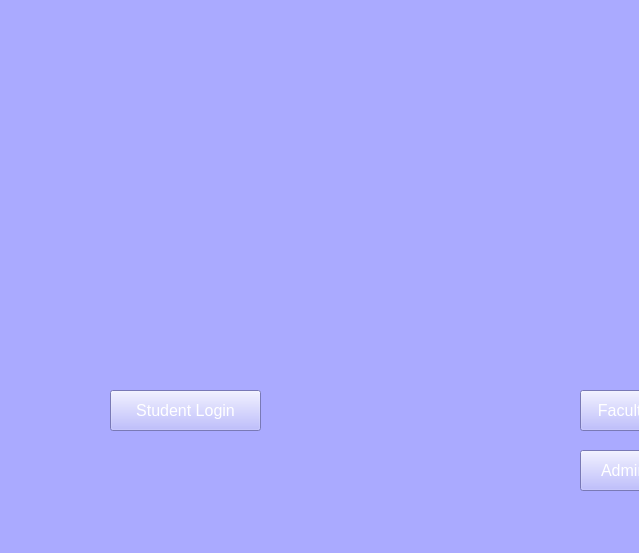
<?xml version="1.0" encoding="UTF-8"?>
<ui version="4.0">
 <class>MainWindow</class>
 <widget class="QMainWindow" name="MainWindow">
  <property name="geometry">
   <rect>
    <x>0</x>
    <y>0</y>
    <width>639</width>
    <height>553</height>
   </rect>
  </property>
  <property name="windowTitle">
   <string>MainWindow</string>
  </property>
  <property name="styleSheet">
   <string notr="true">background-color: rgb(170, 170, 255);</string>
  </property>
  <widget class="QWidget" name="centralwidget">
   <widget class="QPushButton" name="Student_Login">
    <property name="geometry">
     <rect>
      <x>110</x>
      <y>390</y>
      <width>151</width>
      <height>41</height>
     </rect>
    </property>
    <property name="font">
     <font>
      <pointsize>12</pointsize>
     </font>
    </property>
    <property name="styleSheet">
     <string notr="true">color: rgb(255, 255, 255);</string>
    </property>
    <property name="text">
     <string>Student Login</string>
    </property>
   </widget>
   <widget class="QPushButton" name="Faculty_Login">
    <property name="geometry">
     <rect>
      <x>580</x>
      <y>390</y>
      <width>131</width>
      <height>41</height>
     </rect>
    </property>
    <property name="font">
     <font>
      <pointsize>12</pointsize>
     </font>
    </property>
    <property name="styleSheet">
     <string notr="true">background-color: rgb(255, 255, 255);
background-color: rgb(170, 170, 255);
color: rgb(255, 255, 255);</string>
    </property>
    <property name="text">
     <string>Faculty Login</string>
    </property>
   </widget>
   <widget class="QPushButton" name="pushButton_3">
    <property name="geometry">
     <rect>
      <x>580</x>
      <y>450</y>
      <width>131</width>
      <height>41</height>
     </rect>
    </property>
    <property name="font">
     <font>
      <pointsize>12</pointsize>
     </font>
    </property>
    <property name="styleSheet">
     <string notr="true">color: rgb(255, 255, 255);</string>
    </property>
    <property name="text">
     <string>Admin Login</string>
    </property>
   </widget>
  </widget>
 </widget>
 <resources/>
 <connections/>
</ui>
